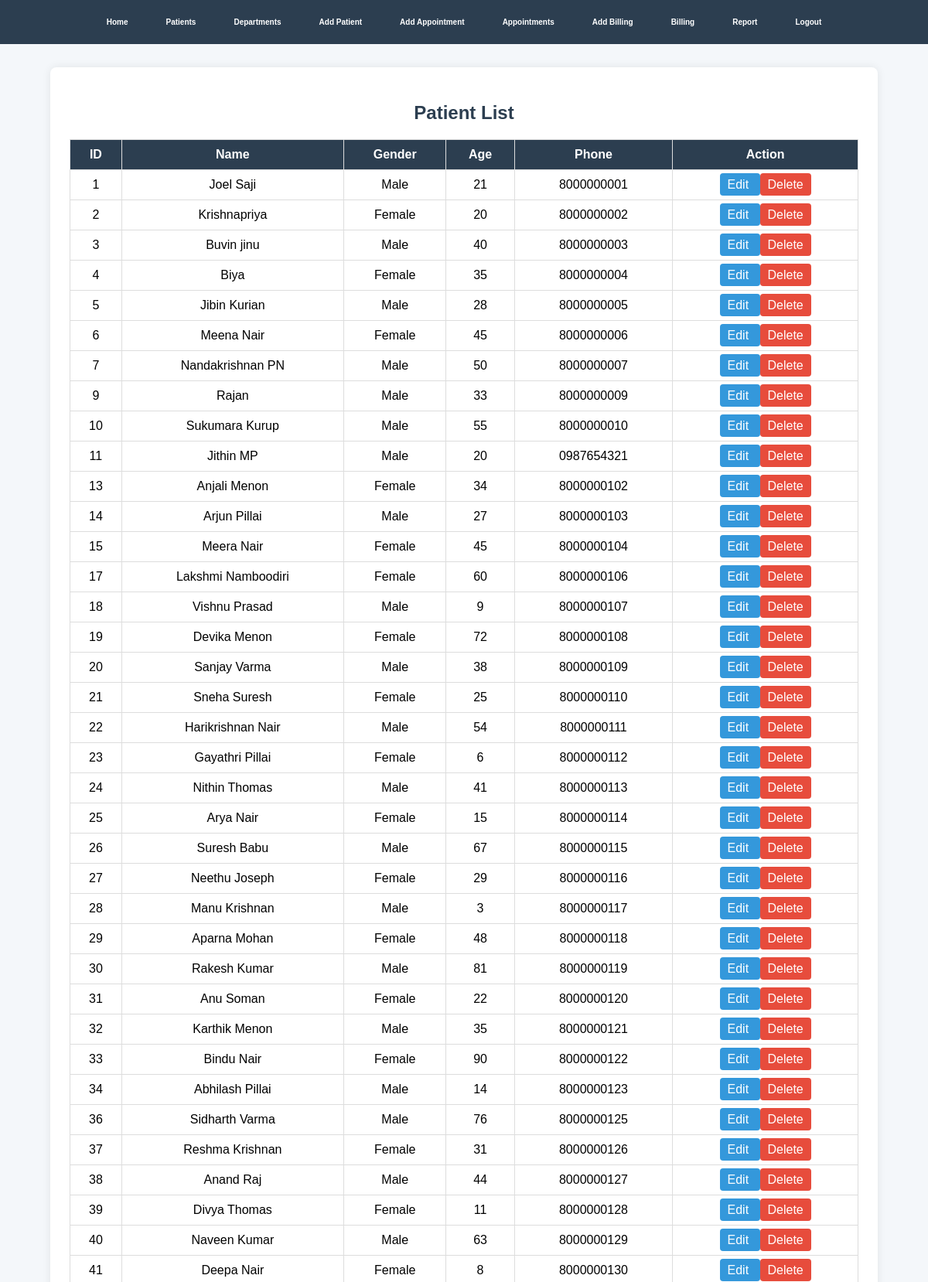
Screenshot of /patients.php (signed in, upper part) with the database file from the repository.
### tables this page shows
CREATE TABLE `patients` (
  `patient_id` int(11) NOT NULL,
  `name` varchar(100) NOT NULL,
  `gender` enum('Male','Female','Other') DEFAULT NULL,
  `age` int(11) DEFAULT NULL CHECK (`age` > 0),
  `phone` varchar(15) DEFAULT NULL
);

### patients.php (the view, shortened to what this page needs)
<?php
include 'db.php';
$result = $conn->query("SELECT * FROM patients");
?>
<!DOCTYPE html>
<html>
<head>
    <link rel="stylesheet" href="style.css">
</head>
<body>
<div class="navbar">
    <a href="index.php">Home</a>
    <a href="patients.php">Patients</a>
    <a href="departments.php">Departments</a>
    <a href="add_patient.php">Add Patient</a>
    <a href="add_appointment.php">Add Appointment</a>
<a href="appointments.php">Appointments</a>
<a href="add_billing.php">Add Billing</a>
<a href="billing.php">Billing</a>
    <a href="report.php">Report</a>
<a href="logout.php">Logout</a>
</div>
<div class="container">
<h2>Patient List</h2>
<table>
<tr>
    <th>ID</th>
    <th>Name</th>
    <th>Gender</th>
    <th>Age</th>
    <th>Phone</th>
    <th>Action</th>
</tr>
<?php while($row = $result->fetch_assoc()) { ?>
<tr>
    <td><?php echo $row['patient_id']; ?></td>
    <td><?php echo $row['name']; ?></td>
    <td><?php echo $row['gender']; ?></td>
    <td><?php echo $row['age']; ?></td>
    <td><?php echo $row['phone']; ?></td>
    <td>
        <a class="action-btn edit-btn"
           href="edit_patient.php?id=<?php echo $row['patient_id']; ?>">
           Edit
        </a>
        <a class="action-btn delete-btn"
           href="patients.php?delete=<?php echo $row['patient_id']; ?>"
           onclick="return confirm('Are you sure you want to delete this patient?')">
           Delete
        </a>
    </td>
</tr>
<?php } ?>
</table>
</div>
</body>
</html>

### style.css (style rules this page uses)
body { font-family: Arial, sans-serif; background-color: #f4f7fa; margin: 0; padding: 0; }
h1, h2 { text-align: center; color: #2c3e50; }
.navbar { background-color: #2c3e50; padding: 15px 20px; display: flex; flex-wrap: wrap; justify-content: center; align-items: center; gap: 25px; }
.navbar a { color: white; text-decoration: none; font-size: 10px; font-weight: 600; padding: 8px 12px; transition: 0.3s; }
.container { width: 85%; margin: 30px auto; background: white; padding: 25px; border-radius: 8px; box-shadow: 0px 0px 12px rgba(0,0,0,0.08); }
table { width: 100%; border-collapse: collapse; margin-top: 20px; }
table, th, td { border: 1px solid #ddd; }
th { background-color: #2c3e50; color: white; padding: 10px; }
td { padding: 10px; text-align: center; }
a.action-btn { padding: 6px 10px; border-radius: 4px; text-decoration: none; color: white; }
.edit-btn { background-color: #3498db; }
.delete-btn { background-color: #e74c3c; }

### rows the page displays
patients: patient_id "1", name "Joel Saji", gender "Male", age "21", phone "8000000001"
patients: patient_id "2", name "Krishnapriya", gender "Female", age "20", phone "8000000002"
patients: patient_id "3", name "Buvin jinu", gender "Male", age "40", phone "8000000003"
patients: patient_id "4", name "Biya", gender "Female", age "35", phone "8000000004"
patients: patient_id "5", name "Jibin Kurian", gender "Male", age "28", phone "8000000005"
patients: patient_id "6", name "Meena Nair", gender "Female", age "45", phone "8000000006"
patients: patient_id "7", name "Nandakrishnan PN", gender "Male", age "50", phone "8000000007"
patients: patient_id "9", name "Rajan", gender "Male", age "33", phone "8000000009"
patients: patient_id "10", name "Sukumara Kurup", gender "Male", age "55", phone "8000000010"
patients: patient_id "11", name "Jithin MP", gender "Male", age "20", phone "0987654321"
patients: patient_id "13", name "Anjali Menon", gender "Female", age "34", phone "8000000102"
patients: patient_id "14", name "Arjun Pillai", gender "Male", age "27", phone "8000000103"
patients: patient_id "15", name "Meera Nair", gender "Female", age "45", phone "8000000104"
patients: patient_id "17", name "Lakshmi Namboodiri", gender "Female", age "60", phone "8000000106"
patients: patient_id "18", name "Vishnu Prasad", gender "Male", age "9", phone "8000000107"
patients: patient_id "19", name "Devika Menon", gender "Female", age "72", phone "8000000108"
patients: patient_id "20", name "Sanjay Varma", gender "Male", age "38", phone "8000000109"
patients: patient_id "21", name "Sneha Suresh", gender "Female", age "25", phone "8000000110"
patients: patient_id "22", name "Harikrishnan Nair", gender "Male", age "54", phone "8000000111"
patients: patient_id "23", name "Gayathri Pillai", gender "Female", age "6", phone "8000000112"
patients: patient_id "24", name "Nithin Thomas", gender "Male", age "41", phone "8000000113"
patients: patient_id "25", name "Arya Nair", gender "Female", age "15", phone "8000000114"
patients: patient_id "26", name "Suresh Babu", gender "Male", age "67", phone "8000000115"
patients: patient_id "27", name "Neethu Joseph", gender "Female", age "29", phone "8000000116"
patients: patient_id "28", name "Manu Krishnan", gender "Male", age "3", phone "8000000117"
patients: patient_id "29", name "Aparna Mohan", gender "Female", age "48", phone "8000000118"
patients: patient_id "30", name "Rakesh Kumar", gender "Male", age "81", phone "8000000119"
patients: patient_id "31", name "Anu Soman", gender "Female", age "22", phone "8000000120"
patients: patient_id "32", name "Karthik Menon", gender "Male", age "35", phone "8000000121"
patients: patient_id "33", name "Bindu Nair", gender "Female", age "90", phone "8000000122"
patients: patient_id "34", name "Abhilash Pillai", gender "Male", age "14", phone "8000000123"
patients: patient_id "36", name "Sidharth Varma", gender "Male", age "76", phone "8000000125"
patients: patient_id "37", name "Reshma Krishnan", gender "Female", age "31", phone "8000000126"
patients: patient_id "38", name "Anand Raj", gender "Male", age "44", phone "8000000127"
patients: patient_id "39", name "Divya Thomas", gender "Female", age "11", phone "8000000128"
patients: patient_id "40", name "Naveen Kumar", gender "Male", age "63", phone "8000000129"
patients: patient_id "41", name "Deepa Nair", gender "Female", age "8", phone "8000000130"
